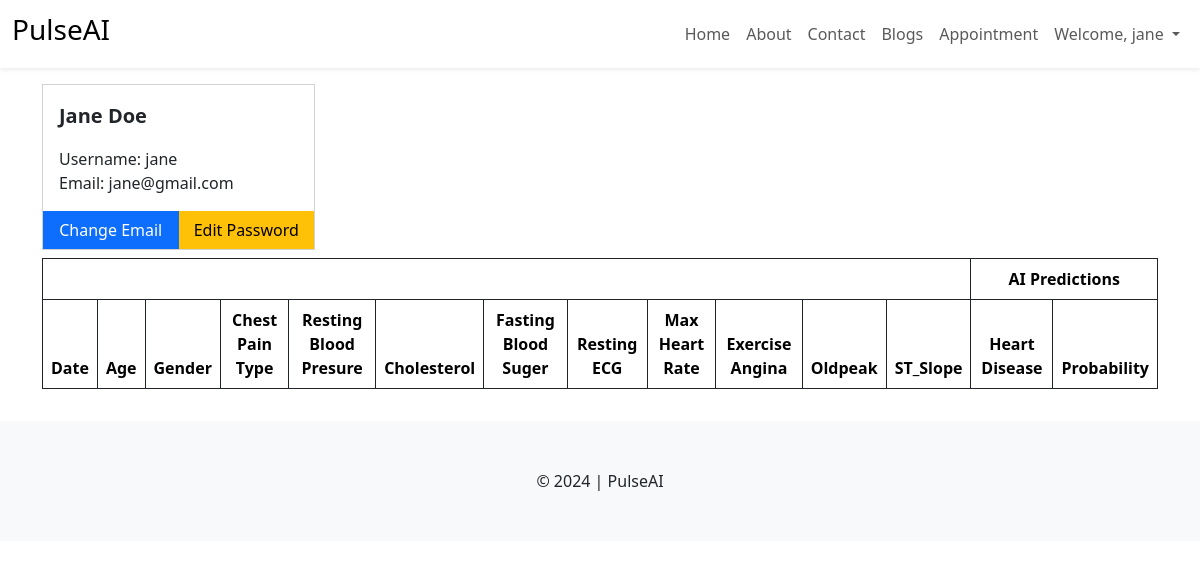
Page /patient/profile/ (signed in) on the earlier database version.
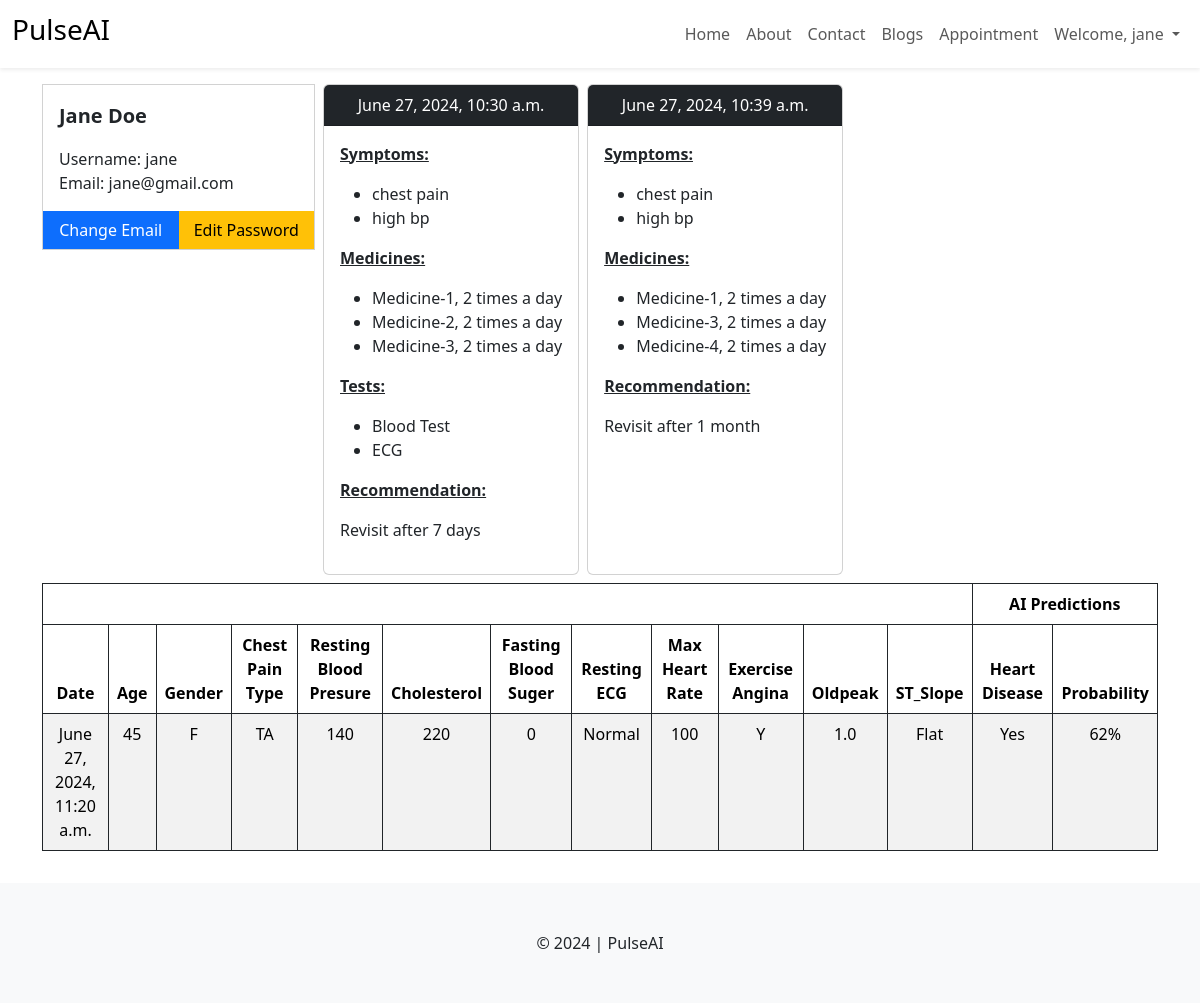
Same page on the later database version.
### patient/models.py (models this page shows, shortened)
class Visit(models.Model):
    patient = models.ForeignKey(Patient, on_delete=models.CASCADE)
    created_at = models.DateTimeField(auto_now_add=True)
    diagnosis = models.TextField()

class HeartVital(models.Model):
    user = models.ForeignKey(User, on_delete=models.CASCADE)
    created_at = models.DateTimeField(auto_now_add=True)
    Age = models.IntegerField()
    Sex = models.CharField(max_length=255, choices=GENDER_OPTIONS)
    ChestPainType = models.CharField(max_length=255, choices=CHEST_PAIN_OPTIONS, verbose_name='Chest Pain Type')
    RestingBP = models.IntegerField(verbose_name='Resting Blood Presure (60-220)')
    Cholesterol = models.IntegerField()
    FastingBS = models.CharField(max_length=255, choices=BLOOD_SUGER_OPTIONS, verbose_name='Fasting Blood Suger (60 - 900)')
    RestingECG = models.CharField(max_length=255, choices=RESTING_ECG_OPTIONS, verbose_name='Resting ECG Condition')
    MaxHR = models.IntegerField(verbose_name='Maximum Heart Rate (60 - 220)')
    ExerciseAngina = models.CharField(max_length=255, choices=EXERCISE_ANGINA_OPTIONS, verbose_name='Exercise Angina')
    Oldpeak = models.FloatField(verbose_name='Oldpeak(-2.5 - +2.5)')
    ST_Slope = models.CharField(max_length=255, choices=ST_SLOPE_OPTIONS)
    heart_disease = models.CharField(max_length=255, blank=True)
    prediction_probability = models.CharField(max_length=255, blank=True)

### patient/views.py (the view)
# urls.py: path("profile/", views.profile, name="profile"),
def profile(request):
    heart_vitals = HeartVital.objects.filter(user=request.user)
    visits = {}
    if Patient.objects.filter(patient=request.user).exists():
        patient = Patient.objects.get(patient=request.user)
        visits = Visit.objects.filter(patient=patient)
    context = {
        'heart_vitals': heart_vitals,
        'visits': visits
    }
    return render(request, 'patient/profile.html', context)

### templates/patient/profile.html
{% extends "layout.html" %}
{% block content %}
<div class="container my-3">
    <div class="row g-2">
        <div class="col-md-3">
            <div class="card rounded-0">
                <div class="card-body">
                    <p class="lead fw-bold">{{user.first_name}} {{user.last_name}}</p>
                    <p class="mb-0">Username: {{user.username}}</p>
                    <p class="mb-0">Email: {{user.email}}</p>
                </div>
                <div class="d-flex">
                    <a href="" class="btn btn-primary w-50 rounded-0">Change Email</a>
                    <a href="" class="btn btn-warning w-50 rounded-0">Edit Password</a>
                </div>
            </div>
        </div>
        <div class="col-md-9 d-flex flex-wrap gap-2">
            {% for visit in visits %}
            <div class="card">
                <div class="card-header bg-dark text-white text-center">
                    {{visit.created_at}}
                </div>
                <div class="card-body">
                    {{visit.diagnosis|safe}}
                </div>
            </div>
            {% endfor %}
        </div>
    </div>
    <div class="row my-2">
        <div class="col-md-12">
            <div class="table-responsive">
                <table class="table table-striped table-bordered border-dark text-center">
                    <thead>
                        <tr>
                            <th colspan="12"></th>
                            <th colspan="2">AI Predictions</th>
                        </tr>
                        <tr>
                            <th>Date</th>
                            <th>Age</th>
                            <th>Gender</th>
                            <th>Chest Pain Type</th>
                            <th>Resting Blood Presure</th>
                            <th>Cholesterol</th>
                            <th>Fasting Blood Suger</th>
                            <th>Resting ECG</th>
                            <th>Max Heart Rate</th>
                            <th>Exercise Angina</th>
                            <th>Oldpeak</th>
                            <th>ST_Slope</th>
                            <th>Heart Disease</th>
                            <th>Probability</th>
                        </tr>
                    </thead>
                    <tbody>
                        {% for hv in heart_vitals  %}
                        <tr>
                            <td>{{hv.created_at}}</td>
                            <td>{{hv.Age}}</td>
                            <td>{{hv.Sex}}</td>
                            <td>{{hv.ChestPainType}}</td>
                            <td>{{hv.RestingBP}}</td>
                            <td>{{hv.Cholesterol}}</td>
                            <td>{{hv.FastingBS}}</td>
                            <td>{{hv.RestingECG}}</td>
                            <td>{{hv.MaxHR}}</td>
                            <td>{{hv.ExerciseAngina}}</td>
                            <td>{{hv.Oldpeak}}</td>
                            <td>{{hv.ST_Slope}}</td>
                            <td>{{hv.heart_disease}}</td>
                            <td>{{hv.prediction_probability}}</td>
                        </tr>
                        {% endfor %}
                    </tbody>
                </table>
            </div>
        </div>
    </div>
</div>
{% endblock %}

### templates/layout.html (shortened to what this page needs)
{% load static %}
<!DOCTYPE html>
<html lang="en">
<head>
    <link rel="stylesheet" href="https://cdnjs.cloudflare.com/ajax/libs/font-awesome/6.5.2/css/all.min.css" />
    <link rel="stylesheet" href="{% static "css/bootstrap.min.css" %}">
    <link rel="stylesheet" href="{% static "css/style.css" %}">
</head>
<body>
    <nav class="navbar navbar-expand-lg mb-1 shadow-sm">
        <div class="container-fluid">
          <a class="navbar-brand" href="#">
            <h3>PulseAI</h3>
          </a>
          <div class="collapse navbar-collapse" id="navbarNav">
            <ul class="navbar-nav ms-auto">
              <li class="nav-item">
                <a class="nav-link" href="{% url "home" %}">Home</a>
              </li>
              <li class="nav-item">
                <a class="nav-link" href="{% url "about" %}">About</a>
              </li>
              <li class="nav-item">
                <a class="nav-link" href="{% url "contact" %}">Contact</a>
              </li>
              <li class="nav-item">
                <a class="nav-link" href="{% url "blogs" %}">Blogs</a>
              </li>
              {% if user.is_authenticated %}
              <li class="nav-item">
                <a class="nav-link" href="{% url "appointment" %}">Appointment</a>
              </li>
              <li class="nav-item dropdown">
                <a class="nav-link dropdown-toggle" href="#" role="button" data-bs-toggle="dropdown" aria-expanded="false">
                  Welcome, {{user.username}}
                </a>
              </li>
              {% endif %}
            </ul>
          </div>
        </div>
      </nav>
    {% block content %}
    {% endblock %}
    <footer class="bg-light py-5 text-center mt-3">
        &copy; 2024 | PulseAI
    </footer>
</body>
</html>

Differences in the rows shown:
added Visit: created_at "June 27, 2024, 10:30 a.m.", diagnosis "Symptoms: chest pain high bp Medicines: Medicine-1, 2 times a day Medicine-2, 2 times a day Medicine-3, 2 times a day Tests: Blood Test ECG Recommendation: Revisit after 7 days"
added Visit: created_at "June 27, 2024, 10:39 a.m.", diagnosis "Symptoms: chest pain high bp Medicines: Medicine-1, 2 times a day Medicine-3, 2 times a day Medicine-4, 2 times a day Recommendation: Revisit after 1 month"
added HeartVital: created_at "June 27, 2024, 11:20 a.m.", Age "45", Sex "F", ChestPainType "TA", RestingBP "140", Cholesterol "220", FastingBS "0", RestingECG "Normal", MaxHR "100", ExerciseAngina "Y", Oldpeak "1.0", ST_Slope "Flat", heart_disease "Yes", prediction_probability "62%"
